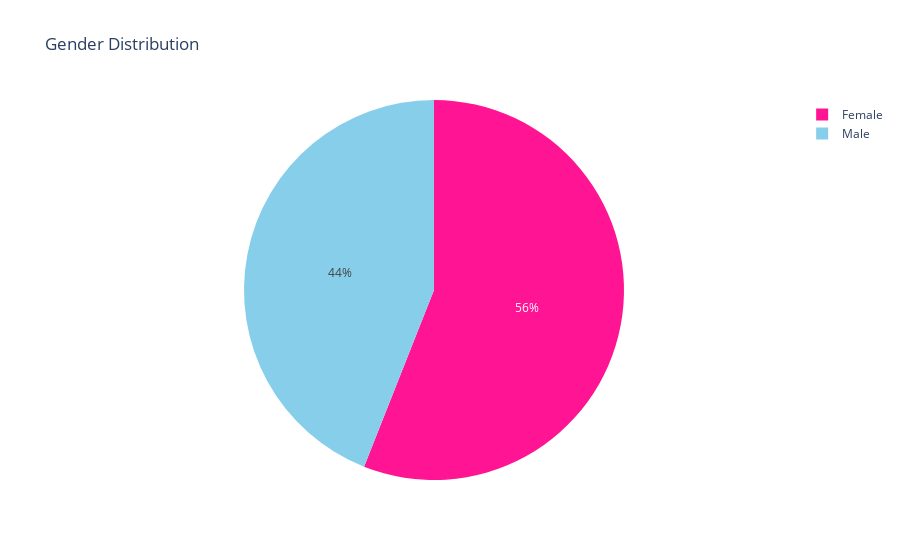

This figure's notebook cell:
### Code cell
fig = px.pie(df, names='Gender', color='Gender',
             color_discrete_sequence=['skyblue', 'deeppink'],
             title='Gender Distribution') 
iplot(fig)

### Figure 1 — Plotly figure (JSON) as saved in the notebook; plotly's stock layout.template omitted (floating-point values rounded to 4 significant figures; data arrays with more than 128 entries replaced by an {"elided": "..."} marker saying what was removed)
{"data": [{"customdata": {"elided": "200x1 str values"}, "domain": {"x": [0, 1], "y": [0, 1]}, "hovertemplate": "Gender=%{customdata[0]}<extra></extra>", "labels": {"elided": "200 str values"}, "legendgroup": "", "marker": {"colors": {"elided": "200 str values"}}, "name": "", "showlegend": true, "type": "pie"}], "layout": {"autosize": true, "legend": {"tracegroupgap": 0}, "piecolorway": ["skyblue", "deeppink"], "title": {"text": "Gender Distribution"}}}
